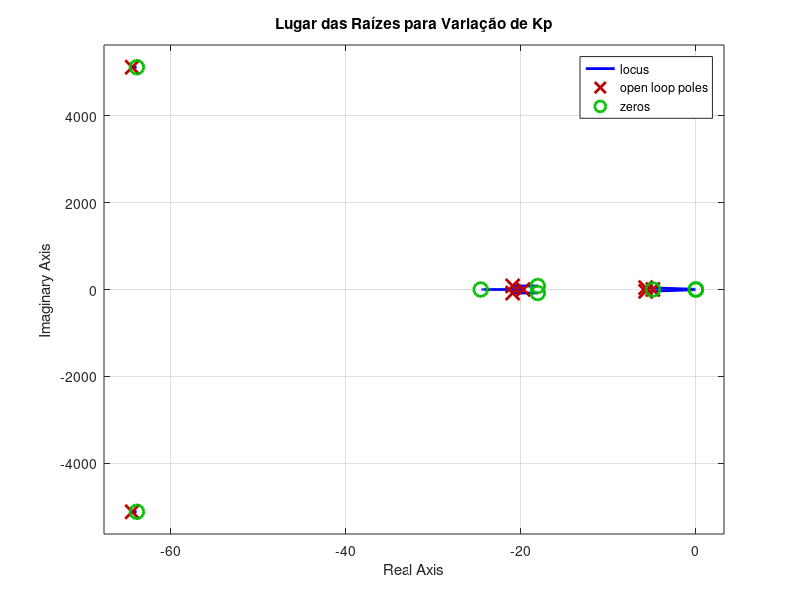
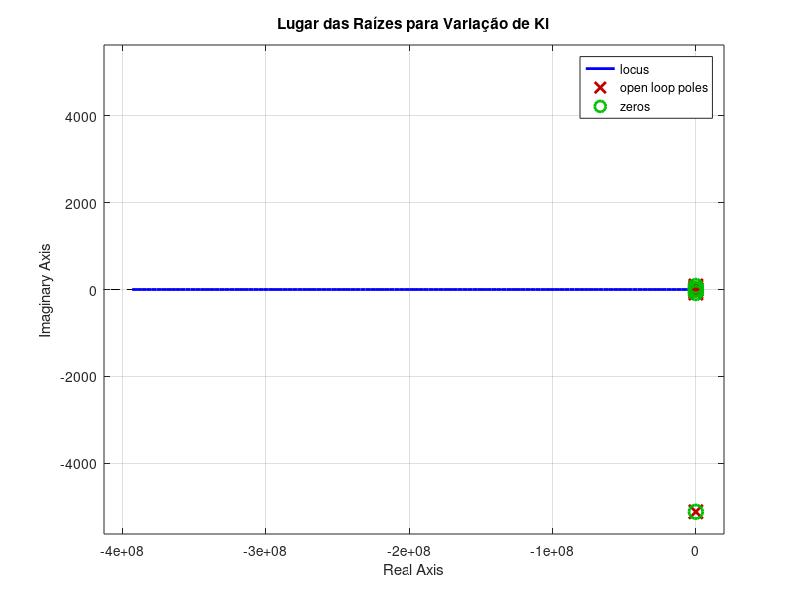

These figures' MATLAB source, in order: (Note: this script raises an error after producing the figures.)
clear 
clc
close all

% Definir os parâmetros do sistema
k_p = 105e3;  % N/m
k_m = 30.25e3;  % N/m
k_cinto = 52.5e3;  % N/m
K = 21.678;  % Nm/rad
k_b = 40e3;  % N/m
b_b = 220; % Ns/m
b_p = 325;  % Ns/m
b_m = 2408.04;  % Ns/m
b_cinto = 250;  % Ns/m
B_rot = 2.4692;  % Nms/rad
l = 0.19;  % m
M_total = 70;  % kg
M_t = 42.609;  % kg
M_m = 21.238;  % kg
M_c = 6.153;  % kg
J_c = 0.02;  % kgm^2
M_b = 35;  % kg
g = 9.81; % m/s^2

% Definindo as matrizes
n1 = ((1 + M_c * l^2) / (J_c + M_c * l^2) / (M_c + M_m))^(-1);
n2 = (-M_c * l / (J_c + M_c * l^2));
n3 = (M_c + M_m + ((M_c^2) * (l^2)) / (J_c + M_c * l^2));
A = [
    0, 0, 0, 0, 1, 0, 0, 0;
    0, 0, 0, 0, 0, 1, 0, 0;
    0, 0, 0, 0, 0, 0, 1, 0;
    0, 0, 0, 0, 0, 0, 0, 1;
    -(k_b + k_cinto) / M_b, k_cinto / M_b, 0, 0, -(b_b + b_cinto) / M_b, b_cinto / M_b, 0, 0;
    k_cinto * n3, -(k_cinto + k_m) * n3, k_m * n3, M_c * l * (M_c * l * g - K) / (J_c + M_c * l^2) * n3, b_cinto / (M_t + M_c), -(b_cinto + b_m) / (M_t + M_c), b_m / (M_t + M_c), -B_rot * n3 / (J_c + M_c * l^2);
    0, k_m / M_m, -(k_m + k_p) / M_m, 0, 0, b_m / M_m, -(b_m + b_p) / M_m, 0;
    n1 * n2 * k_cinto, n1 * n2 * (-k_cinto - k_m), k_m * n1 * n2, (M_c * l * g - K) / (J_c + M_c * l^2), n1 * n2 * b_cinto, (-b_cinto - b_m) * n1 * n2, b_m * n1 * n2, -B_rot / (J_c + M_c * l^2)
];

B = [
    0, 0, 0;
    0, 0, 0;
    0, 0, 0;
    0, 0, 0;
    1 / M_b, k_b / M_b, b_b / M_b;
    0, 0, 0;
    0, k_p / M_m, b_p / M_m;
    0, 0, 0
];

C =  [
    1, 0, 0, 0, 0, 0, 0, 0;
    0, 1, 0, 0, 0, 0, 0, 0;
    0, 0, 1, 0, 0, 0, 0, 0;
    0, 0, 0, 1, 0, 0, 0, 0;
    -(k_b + k_cinto) / M_b, k_cinto / M_b, 0, 0, -(b_b + b_cinto) / M_b, b_cinto / M_b, 0, 0;
    k_cinto * n3, -(k_cinto + k_m) * n3, k_m * n3, M_c * l * (M_c * l * g - K) / (J_c + M_c * l^2) * n3, b_cinto / (M_t + M_c), -(b_cinto + b_m) / (M_t + M_c), b_m / (M_t + M_c), -B_rot * n3 / (J_c + M_c * l^2);
    0, k_m / M_m, -(k_m + k_p) / M_m, 0, 0, b_m / M_m, -(b_m + b_p) / M_m, 0;
    n1 * n2 * k_cinto, n1 * n2 * (-k_cinto - k_m), k_m * n1 * n2, (M_c * l * g - K) / (J_c + M_c * l^2), n1 * n2 * b_cinto, (-b_cinto - b_m) * n1 * n2, b_m * n1 * n2, -B_rot / (J_c + M_c * l^2)
];

D =  [
    0, 0, 0;
    0, 0, 0;
    0, 0, 0;
    0, 0, 0;
    1 / M_b, k_b / M_b, b_b / M_b;
    0, 0, 0;
    0, k_p / M_m, b_p / M_m;
    0, 0, 0
];

% Definindo o espaço de estados
EspacoDeEstados = ss(A, B, C, D);
FT = tf(EspacoDeEstados(5, 1));
G = FT;

% Traçar o lugar das raízes variando Kp
figure(1)
rlocus(G);  % Corrigido para traçar o lugar das raízes da planta G
grid on
title('Lugar das Raízes para Variação de Kp');

% Ganho proporcional ótimo
Kp = 0.55;

% Função de transferência em malha fechada com Kp
FT_MF = feedback(Kp * G, 1);

% Função de transferência integrativa
s = tf('s');
FT_I = FT_MF / s;

figure(2)
rlocus(FT_I);  % Traçar lugar das raízes do sistema com ação integrativa
grid on 
title('Lugar das Raízes para Variação de Ki');

% Ganho integral ótimo
Ki = 20;

% Função de transferência em malha fechada com Kp e Ki
FT_PI = feedback(Kp * G + Ki / s * G, 1);  % Ajustado para FT_PI

% Função de transferência derivativa
FT_d = s * FT_PI;

figure(3)
rlocus(FT_d);  % Traçar lugar das raízes do sistema com ação derivativa
grid on 
title('Lugar das Raízes para Variação de Kd');

% Ganho derivativo
Kd = 0;

% Controlador PID
PID = pid(Kp, Ki, 0);

% Função de transferência em malha fechada com o controlador PID
T = feedback(PID * G, 1);

figure(4)
margin(T);

tempoDeSimulacao = 2; %s
amostra = 0.0001;
tempo = 0:amostra:tempoDeSimulacao;
x0 = [0; 0; 0; 0; 0; 0; 0; 0];

u = 22432.86*ones(size(tempo));


[y, t] = lsim(G, u, tempo, x0);
[y_pi, t_pi] = lsim(T, u, tempo, x0);
y = y/9.81;
y_pi = y_pi/9.81;

figure(5)
plot(t, y, t_pi, y_pi)
xlabel('Tempo (s)');
ylabel('Aceleração (Gs)');
title('Aceleraçao do Banco');
line([0.04, 0.1], [-37, -37], 'Color', 'r', 'LineStyle', '--', 'LineWidth', 1);
xline(0.04, 'LineWidth', 2);
xline(0.1, 'LineWidth', 2);
ylim([-44 -20])
xlim([0 0.15])
legend('Malha aberta', 'PI')

[sysb,g] = balreal(FT);
disp(g);
sys_red = modred(sysb,[6 7 8], 'del');
tf_red = tf(sys_red);
[num_red, den_red] = tfdata(tf_red,'v');
disp(tf_red);

% Plotando o diagrama de Bode para as duas funções de transferência
figure(6);
margin(FT); % Diagrama de Bode da função de transferência original com margens
hold on;
margin(tf_red); % Diagrama de Bode da função de transferência reduzida com margens

title('Diagrama de Bode - Comparação entre Funções de Transferência');
grid on;

% Traçar o lugar das raízes variando Kp ordem reduzida
figure(7)
rlocus(tf_red);  % Corrigido para traçar o lugar das raízes da planta G
grid on
title('Lugar das Raízes para Variação de Kp red');

% Ganho proporcional ótimo reduzido
Kp_red = 0.47;

% Função de transferência em malha fechada com Kp reduzido
FT_MF_red = feedback(Kp_red * tf_red, 1);

% Função de transferência integrativa reduzida
s = tf('s');
FT_I_red = FT_MF_red / s;

figure(8)
rlocus(FT_I_red);  % Traçar lugar das raízes do sistema com ação integrativa reduzida
grid on 
title('Lugar das Raízes para Variação de Ki red');

% Ganho integral ótimo reduzido
Ki_red = 15.5;

% Função de transferência em malha fechada com Kp e Ki reduzidos
FT_PI_red = feedback(Kp_red * tf_red + Ki_red / s * tf_red, 1);  % Ajustado para FT_PI red

% Função de transferência derivativa reduzida
FT_d_red = s * FT_PI_red;

figure(9)
rlocus(FT_d_red);  % Traçar lugar das raízes do sistema com ação derivativa red
grid on 
title('Lugar das Raízes para Variação de Kd red');

% Ganho derivativo
Kd_red = 0;

% Controlador PID
PID_red = pid(Kp_red, Ki_red, Kd_red);

% Função de transferência em malha fechada com o controlador PID
T_red = feedback(PID_red * tf_red, 1);

figure(10)
margin(T_red);

[y_pi_red, t_pi_red] = lsim(T_red, u, tempo, x0);
y_pi_red = y_pi_red/9.81;

figure(11)
plot(t_pi_red, y_pi_red, t_pi, y_pi)
xlabel('Tempo (s)');
ylabel('Aceleração (Gs)');
title('Aceleraçao do Banco');
%line([0.04, 0.1], [-37, -37], 'Color', 'r', 'LineStyle', '--', 'LineWidth', 1);
%xline(0.04, 'LineWidth', 2);
%xline(0.1, 'LineWidth', 2);
%ylim([-44 -20])
%xlim([0 0.15])
legend('PI Ordem 5', 'PI Ordem 8')

% polos = pole(FT);
% zeros = zero(FT);
% format long
% 
% disp('Polos da função de transferência:');
% disp(polos);
% disp('Zeros da função de transferência:');
% disp(zeros);